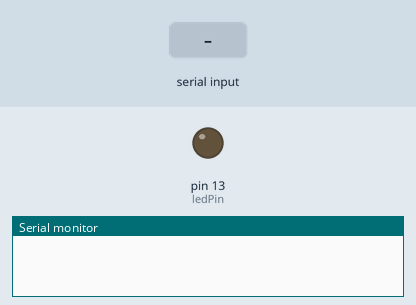
Simulated run of this sketch. Board: Arduino Uno, built with avr-gcc and run on an emulated ATmega328P. Parts: output pins drawn as LEDs (lit = HIGH), the last lines printed to the serial monitor. The inputs (shaded band) are chosen by the test bench.

Above: at 1.2 s.
1.3 s: "H" received over the second serial link
At 1.6 s:
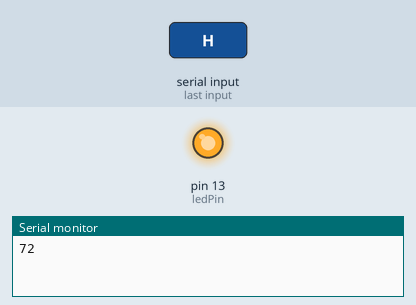
2.8 s: "L" received over the second serial link
At 3.9 s:
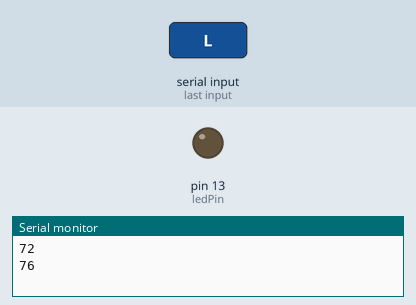
Timing chart, 0 to 5.8 s (numbered marks = the images above; inputs shaded):
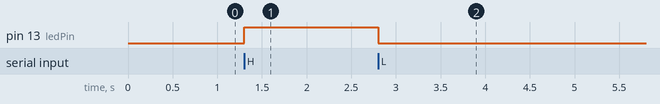

The sketch:

read.ino
```cpp
// 柯博文老師 www.powenko.com
const int ledPin = 13;                                      // 設定 LED 的接腳
int incomingByte;                                          //讀取進來的資料存放位置。
#include <SoftwareSerial.h>
SoftwareSerial mySerial(10, 11); // RX, TX


void setup() {

  Serial.begin(9600);                                   //設定傳輸速度
                                                                   // 設定LED 燈的接腳
  pinMode(ledPin, OUTPUT);

    // set the data rate for the SoftwareSerial port
  mySerial.begin(9600);
  mySerial.println("Hello, world?");

}

void loop() {
                                                                    // 看看是否有資料進來？
  if (mySerial.available() > 0) {
                                                                      // 讀取資料
    incomingByte = mySerial.read();
    Serial.println(incomingByte);
                                                                      //如果資料是'H'的話，那就把LED 燈打開
    if (incomingByte == 'H') {
      digitalWrite(ledPin, HIGH);
    }
                                                                    //如果資料是'L'的話，那就把LED 燈關閉
    if (incomingByte == 'L') {
      digitalWrite(ledPin, LOW);
    }
  }
}
```

Measured:
- after the input at 1.3 s, pin 13 (ledPin): LOW → HIGH at once
- after the input at 2.8 s, pin 13 (ledPin): HIGH → LOW at once
